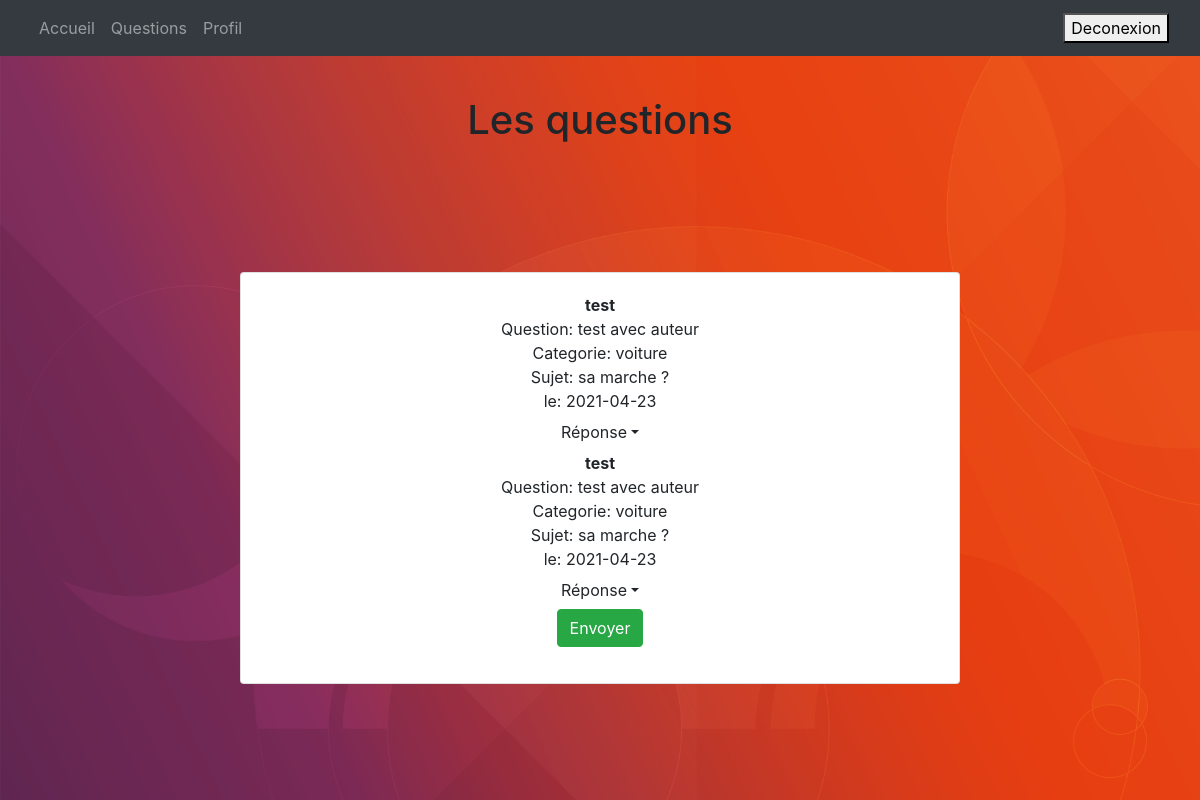
Page /test.php on the committed database.
### tables this page shows
CREATE TABLE IF NOT EXISTS `question` (
  `idQuestion` int NOT NULL AUTO_INCREMENT,
  `auteur_idQustion` int DEFAULT NULL,
  `titreQuestion` varchar(45) DEFAULT NULL,
  `sujetQuestion` varchar(255) NOT NULL,
  `cat_idQuestion` int DEFAULT NULL,
  `date_creaQuestion` date DEFAULT NULL,
  PRIMARY KEY (`idQuestion`),
  KEY `fk_cat_id` (`cat_idQuestion`),
  KEY `fk_aut_id` (`auteur_idQustion`)
);

CREATE TABLE IF NOT EXISTS `utilisateurs` (
  `idUtilisateurs` int NOT NULL AUTO_INCREMENT,
  `pseudoUtilisateur` varchar(255) DEFAULT NULL,
  `emailUtilisateur` varchar(255) DEFAULT NULL,
  `mot_de_passeUtilisateur` varchar(255) DEFAULT NULL,
  `avatarUtilisateur` varchar(255) DEFAULT NULL,
  `genreUtilisateur` varchar(255) DEFAULT NULL,
  `date_inscription` datetime DEFAULT NULL,
  `roleUtilisateur` varchar(255) DEFAULT NULL,
  PRIMARY KEY (`idUtilisateurs`)
);

CREATE TABLE IF NOT EXISTS `categorie` (
  `idCategorie` int NOT NULL AUTO_INCREMENT,
  `nomCategorie` varchar(255) DEFAULT NULL,
  PRIMARY KEY (`idCategorie`)
);

### test.php (the view, shortened to what this page needs)
<?php
require("header.php")
?>
<nav class="navbar navbar-expand-md bg-dark navbar-dark fixed-top">
    <div class="container-fluid">
        <div class="collapse navbar-collapse" id="navbarNavDropdown">
            <ul class="navbar-nav">
                <li class="nav-item">
                    <a class="nav-link" href="#Acceuil">Accueil<span class="sr-only"></span></a>
                </li>
                <li class="nav-item">
                    <a class="nav-link" href="#questions">Questions</a>
                </li>
                <li class="nav-item">
                    <a class="nav-link" href="#Profil">Profil</a>
                </li>
            </ul>
            <ul class="navbar-nav ml-auto">
                <li class="nav-item">
                    <button type="button">Deconexion</button>
                </li>
            </ul>
        </div>
    </div>
</nav>
<div class="all">
    <div class="nindo">
        <h1> Les questions </h1>
    </div>
    <div class="card">
        <div class="card-body">
            <?php
            $co = connexionBdd();
            $questions = $co->query("SELECT * FROM question INNER JOIN categorie on question.cat_idQuestion = categorie.idCategorie INNER JOIN utilisateurs on question.auteur_idQustion = utilisateurs.idUtilisateurs");
            ?>
            <form action="test.php" role="form" method="POST">
                <?php
                while ($donnees = $questions->fetch()){
                    ?>
                    <div class="list-question">
                        <span class="pseudo"><?php echo $donnees["pseudoUtilisateur"] ?></span>
                        <span class="titreQuestion">Question: <?php echo $donnees["titreQuestion"] ?></span>
                        <span class="nomCategorie">Categorie: <?php echo $donnees["nomCategorie"] ?></span>
                        <span class="sujetQuestion">Sujet: <?php echo $donnees["sujetQuestion"] ?></span>
                        <span class="date_creaQuestion">le: <?php echo $donnees["date_creaQuestion"] ?></span>
                        <br>
                        <div class="btn-group">
                            <button type="button" class="btn btn-default dropdown-toggle" data-toggle="dropdown">Réponse<span class="caret"></span></button>
                        </div>
                    </div>
                    <?php
                }
                ?>
                <button type="submit" style="text-align: center;" class="btn btn-success">Envoyer</button>
            </form>
        </div>
    </div>
</div>
</body>
</html>

### style.css (style rules this page uses)
.all { background-image: url(../Style/Fond-time.png); text-align: center; background-size: cover; height: 100%; }
.nindo { padding-bottom: 10%; padding-top: 8%; }
.card { margin-left: 20%; margin-right: 20%; }
body { margin: 0; }
span.pseudo { display: block; font-weight: bold; }
span.titreQuestion { display: block; }
span.nomCategorie { display: block; }
span.sujetQuestion { display: block; }

### rows in the picture
question: utilisateurs.pseudoUtilisateur "test", titreQuestion "test avec auteur", categorie.nomCategorie "voiture", sujetQuestion "sa marche ?", date_creaQuestion "2021-04-23"
question: utilisateurs.pseudoUtilisateur "test", titreQuestion "test avec auteur", categorie.nomCategorie "voiture", sujetQuestion "sa marche ?", date_creaQuestion "2021-04-23"
